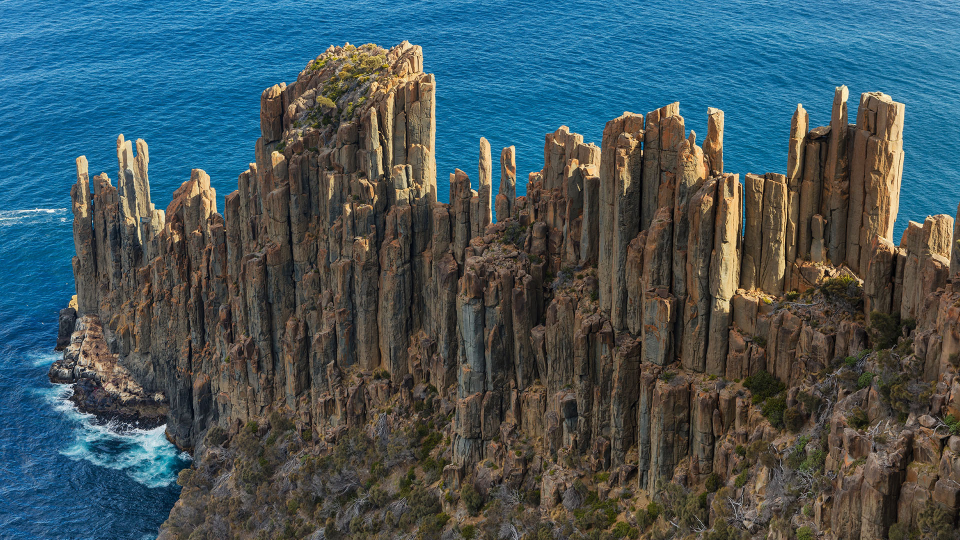
#> input picture Group 2/laba17/wall.jpg, 1920 x 1080 px, found by its file name (shown at 1/2 size)
$ python -i func.py   (imports and definitions only)
#> lines starting #> are read from the running program, lines starting #| are printed output that depends on the picture
from PIL import Image, ImageFilter

def first():
    my_image = Image.open("C:\\github\\Python_Labs\\Group 2\\laba17\\wall.jpg")
#> my_image is the input picture: PIL image 1920x1080 RGB; mean R, G, B 66.9, 86, 92
    my_image.load()

    # Поворот на 30 градусов
    img_rotate = my_image.rotate(30)
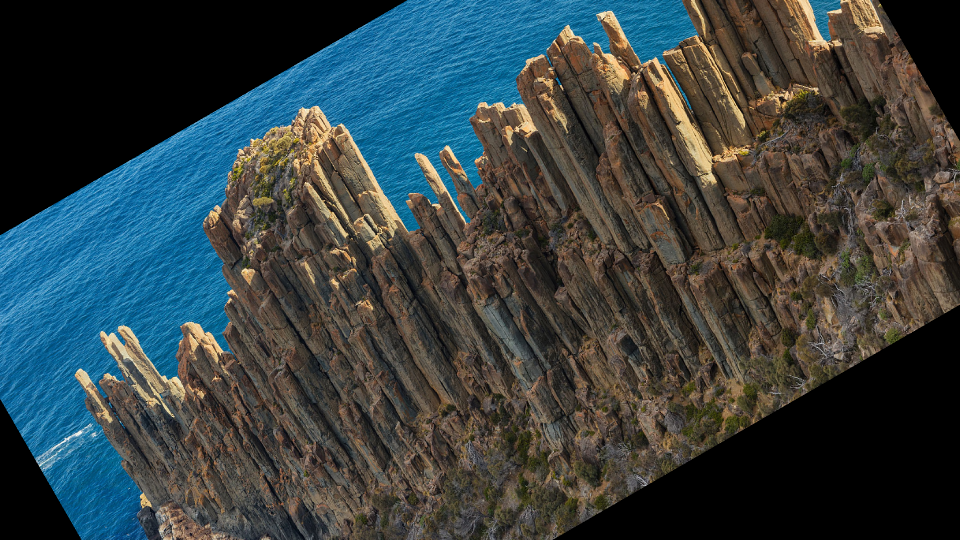
#> img_rotate: PIL image 1920x1080 RGB (shown at 1/2 size); mean R, G, B 54.9, 64.9, 65.9
    # img_rotate.show()
    img_rotate.save("C:\\Users\\pwp\\Desktop\\img\\img_rotate.jpg")

    # Обрезка изображения
    area = (400, 400, 800, 800)
    img_crop = my_image.crop(area)
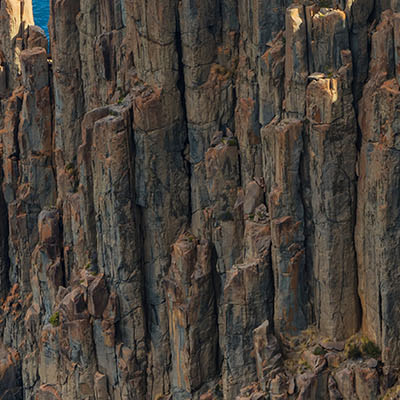
#> img_crop: PIL image 400x400 RGB; mean R, G, B 74.2, 66.4, 58.5
    img_crop.save("C:\\Users\\pwp\\Desktop\\img\\img_crop.jpg")
    # img_crop.show()


    # Изменить размер в 2 раза
    width, height = my_image.size
#> width = 1920; height = 1080
    img_change = my_image.crop((0, 0, width/2, height/2))
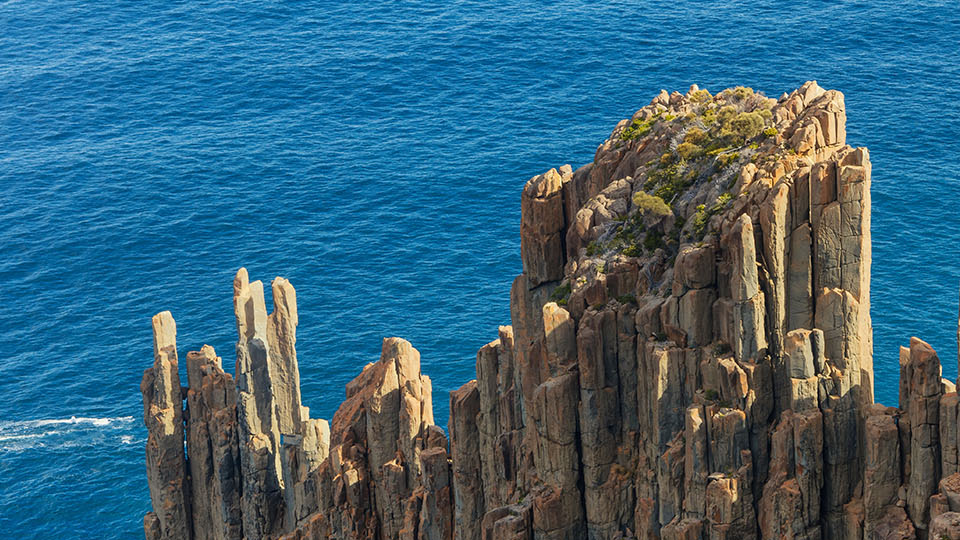
#> img_change: PIL image 960x540 RGB; mean R, G, B 57.9, 101.1, 121.5
    # img_change.show()
    img_change.save("C:\\Users\\pwp\\Desktop\\img\\img_change.jpg")

    # Размытие
    img_blur = my_image.filter(ImageFilter.BLUR)
    # img_blur.show()
    img_blur.save("C:\\Users\\pwp\\Desktop\\img\\img_blur.jpg")


    # Создать миниатюру
    size = (128, 128)
    img = Image.open("C:\\github\\Python_Labs\\Group 2\\laba17\\wall.jpg")
    img.thumbnail(size)
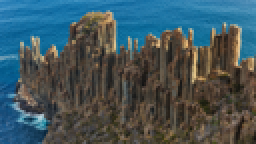
#> img: PIL image 128x72 RGB (shown 2 times larger); mean R, G, B 66.8, 86, 91.9
    img.save("C:\\Users\\pwp\\Desktop\\img\\img_min.jpg")


    # 3 разных фильтра
    my_image = Image.open("C:\\github\\Python_Labs\\Group 2\\laba17\\wall.jpg")
    my_image.load()
    img_filter_one = my_image.filter(ImageFilter.BLUR)
    img_filter_one.save("C:\\Users\\pwp\\Desktop\\img\\img_filter_one.jpg")


    my_image = Image.open("C:\\github\\Python_Labs\\Group 2\\laba17\\wall.jpg")
    my_image.load()
    img_filter_two = my_image.filter(ImageFilter.SMOOTH)
    img_filter_two.save("C:\\Users\\pwp\\Desktop\\img\\img_filter_two.jpg")


    my_image = Image.open("C:\\github\\Python_Labs\\Group 2\\laba17\\wall.jpg")
    my_image.load()
    img_filter = my_image.filter(ImageFilter.SHARPEN)
    img_filter.save("C:\\Users\\pwp\\Desktop\\img\\img_filter.jpg")

def secondary():
    img_path = ["C:\\Users\\pwp\\Desktop\\img\\img_crop.jpg", "C:\\Users\\pwp\\Desktop\\img\\img_change.jpg","C:\\Users\\pwp\\Desktop\\img\\img_min.jpg", "C:\\Users\\pwp\\Desktop\\img\\img_filter_one.jpg"]

    for i in img_path:
        Img = Image.open(i)
        print("```````````````````````````````````````")
        print("Имя файла: ",Img.filename)
        print("Формат: ",Img.format)
        print("Режим: ",Img.mode)
        print("Размер: ",Img.size)
        print("Ширина: ",Img.width)
        print("Высота : ",Img.height)
        print("Цветовая палитра: ",Img.palette)
        # print("Информация об изображении: ",Img.info)
        print("```````````````````````````````````````")

>>> result = first()
